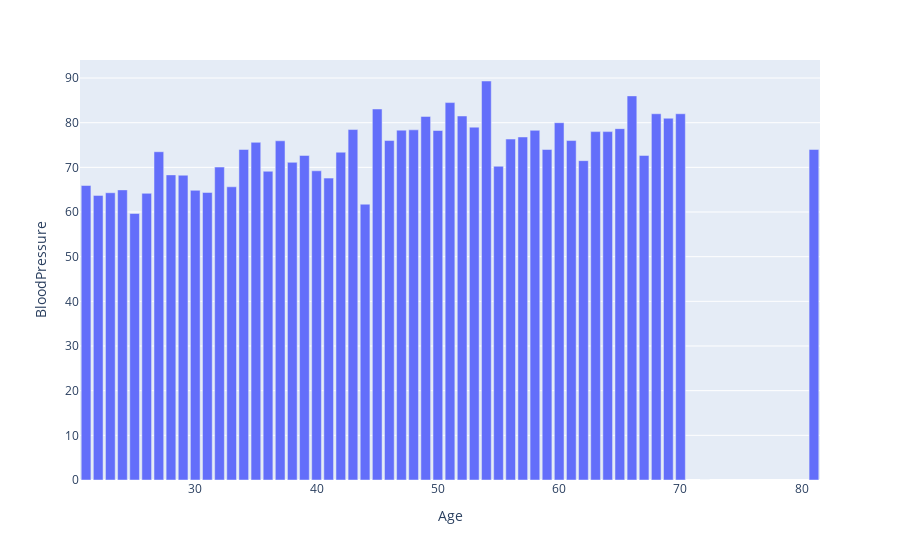

The notebook cell this image was saved under:
### Code cell
px.bar(df1,x='Age',y='BloodPressure')

### Figure 1 — Plotly figure (JSON) as saved in the notebook; plotly's stock layout.template omitted (floating-point values rounded to 4 significant figures)
{"data": [{"alignmentgroup": "True", "hovertemplate": "Age=%{x}<br>BloodPressure=%{y}<extra></extra>", "legendgroup": "", "marker": {"color": "#636efa"}, "name": "", "offsetgroup": "", "orientation": "v", "showlegend": false, "textposition": "auto", "type": "bar", "x": [21, 22, 23, 24, 25, 26, 27, 28, 29, 30, 31, 32, 33, 34, 35, 36, 37, 38, 39, 40, 41, 42, 43, 44, 45, 46, 47, 48, 49, 50, 51, 52, 53, 54, 55, 56, 57, 58, 59, 60, 61, 62, 63, 64, 65, 66, 67, 68, 69, 70, 72, 81], "xaxis": "x", "y": [65.94, 63.72, 64.32, 64.96, 59.67, 64.18, 73.5, 68.31, 68.24, 64.86, 64.38, 70.06, 65.65, 74, 75.6, 69.12, 75.95, 71.12, 72.67, 69.23, 67.59, 73.39, 78.46, 61.75, 83.07, 76, 78.33, 78.4, 81.4, 78.25, 84.5, 81.5, 79, 89.33, 70.25, 76.33, 76.8, 78.29, 74, 80, 76, 71.5, 78, 78, 78.67, 86, 72.67, 82, 81, 82, 0, 74], "yaxis": "y"}], "layout": {"barmode": "relative", "legend": {"tracegroupgap": 0}, "margin": {"t": 60}, "xaxis": {"anchor": "y", "domain": [0, 1], "title": {"text": "Age"}}, "yaxis": {"anchor": "x", "domain": [0, 1], "title": {"text": "BloodPressure"}}}}
